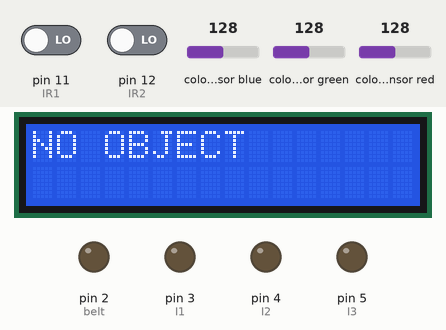
The sketch below on a simulated Arduino Uno, built with avr-gcc and run on an emulated ATmega328P. Shown: 16×2 character LCD, output pins drawn as LEDs (lit = HIGH). Wiring (inferred from the names in the program): TCS3200 colour sensor: output pin 6; S2 pin 8; S3 pin 7; S0 pin 10; S1 pin 9. Dashed ring = blinking. The test bench sets the inputs (shaded band); at power-on: colour sensor blue 128, colour sensor green 128, pin 11 (IR1) LOW, pin 12 (IR2) LOW, colour sensor red 128. Pins used as bus, display or sensor lines are not drawn; what the sketch prints to the serial monitor is not drawn.

Above: at 2.2 s.
2.3 s: colour sensor blue set to 98
3.8 s: colour sensor blue set to 90
At 4.8 s:
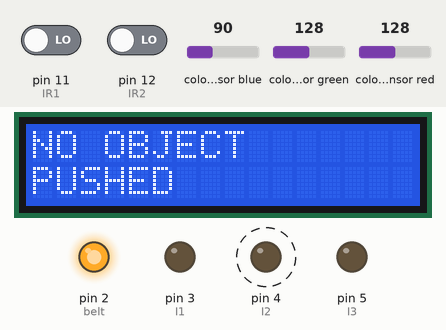
At 5.3 s:
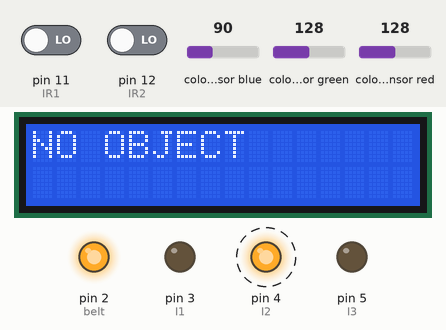
6.8 s: colour sensor green set to 102
9.8 s: colour sensor green set to 96
At 11.8 s:
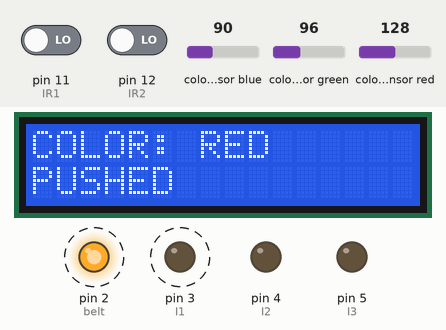
Timing chart, 0 to 13.8 s (numbered marks = the images above; inputs shaded):
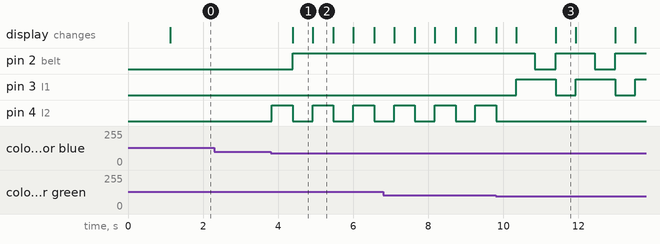

The sketch:

color_detection.ino
```cpp
#include <Wire.h>
#include <LiquidCrystal_I2C.h>

LiquidCrystal_I2C lcd(0x27, 16, 2);

#define IR3 13
#define IR2 12
#define IR1 11
#define S0 10
#define S1 9
#define S2 8
#define S3 7
#define sensorOut 6
#define I3 5
#define I2 4
#define I1 3
#define belt 2

int irr1 = 0;
int irr2 = 0;
int irr3 = 0;

int order[100];
int front = -1;
int back = 0;

int redMin = 19, redMax = 141;
int greenMin = 17, greenMax = 210;
int blueMin = 18, blueMax = 171;

int redPW = 0, greenPW = 0, bluePW = 0;
int redValue, greenValue, blueValue;

void setup() {
  // initialize I2C LCD
  lcd.init();        // initialize the lcd
  lcd.backlight();   // turn on backlight (if supported)
  lcd.print("Color Sensor");
  lcd.setCursor(0, 1);
  lcd.print("Initializing...");
  delay(1000);
  lcd.clear();
  Serial.begin(9600);

  pinMode(IR3, INPUT);
  pinMode(IR2, INPUT);
  pinMode(IR1, INPUT);
  pinMode(S0, OUTPUT);
  pinMode(S1, OUTPUT);
  pinMode(S2, OUTPUT);
  pinMode(S3, OUTPUT);
  pinMode(sensorOut, INPUT);
  pinMode(I3, OUTPUT);
  pinMode(I2, OUTPUT);
  pinMode(I1, OUTPUT);
  pinMode(belt, OUTPUT);

  digitalWrite(S0, HIGH);
  digitalWrite(S1, LOW);
  digitalWrite(I3, LOW);
  digitalWrite(I2, LOW);
  digitalWrite(I1, LOW);
  digitalWrite(belt, LOW);

  for (int i = 0; i < 15; i++) {
    Serial.println();
  }

  order[back] = -1;
}

void loop() {
  // read color sensor
  redPW = getRedPW();
  greenPW = getGreenPW();
  bluePW = getBluePW();

  redValue = map(redPW, redMin, redMax, 255, 0);
  greenValue = map(greenPW, greenMin, greenMax, 255, 0);
  blueValue = map(bluePW, blueMin, blueMax, 255, 0);

  redValue = constrain(redValue, 0, 255);
  greenValue = constrain(greenValue, 0, 255);
  blueValue = constrain(blueValue, 0, 255);

  if (Serial.available()) {
    char cmd = Serial.read();

    if(cmd == 'r') {
      Serial.println(digitalRead(3));
      Serial.println(digitalRead(4));
      Serial.println(digitalRead(5));
      Serial.println(digitalRead(11));
      Serial.println(digitalRead(12));
      Serial.println(digitalRead(13));
      Serial.println(redValue);
      Serial.println(greenValue);
      Serial.println(blueValue);
    }
  }

  if(back - front == 1) {
    lcd.setCursor(0, 0);
    lcd.print("NO OBJECT       ");
    lcd.setCursor(0, 1);
    lcd.print("                ");
  }
  else {
    switch (order[front+1]) {
      case 0:
        lcd.setCursor(0, 0);
        lcd.print("COLOR: RED      ");
        lcd.setCursor(0, 1);
        lcd.print("COUNT: ");
        lcd.print(irr1);
        if(irr2 < 10) lcd.print("        ");
        else if(irr2 > 9 && irr2 < 99) lcd.print("        ");
        break;
      case 1:
        lcd.setCursor(0, 0);
        lcd.print("COLOR: GREEN    ");
        lcd.setCursor(0, 1);
        lcd.print("COUNT: ");
        lcd.print(irr2);
        if(irr2 < 10) lcd.print("        ");
        else if(irr2 > 9 && irr2 < 99) lcd.print("        ");
        break;
      case 2:
        lcd.setCursor(0, 0);
        lcd.print("COLOR: BLUE      ");
        lcd.setCursor(0, 1);
        lcd.print("COUNT: ");
        lcd.print(irr3);
        if(irr3 < 10) lcd.print("        ");
        else if(irr3 > 9 && irr3 < 99) lcd.print("        ");
        break;
      default:
        lcd.print("UNKNOWN ");
        break;
    }
  }

  getColorName(redValue, greenValue, blueValue);

  if (!irr1 && !irr2 && !irr3) {
    digitalWrite(belt, LOW);
  }
  else if (irr1 && order[front + 1] == 0) {
    if (digitalRead(IR1)) digitalWrite(belt, LOW);
    else {
      delay(20);
      irr1--;
      front++;
      lcd.setCursor(0, 0);
      lcd.print("COLOR: ");
      lcd.print("RED         ");
      lcd.setCursor(0, 1);
      lcd.print("PUSHED          ");
      Serial.println("RED PUSHED");
      Serial.println("BELT QUEUE = ");
      Serial.print("[");
      for (int i = front + 1; i < back; i++) {
        Serial.print(order[i]);
        if (i != back - 1) Serial.print(",");
      }
      Serial.println("]");
      digitalWrite(belt, HIGH);
      digitalWrite(I1, LOW);
      delay(500);
      digitalWrite(I1, irr3);
    }
  }
  else if (irr2 && order[front + 1] == 1) {
    if (digitalRead(IR2)) digitalWrite(belt, LOW);
    else {
      delay(20);
      irr2--;
      front++;
      lcd.print("COLOR: ");
      lcd.print("GREEN       ");
      lcd.setCursor(0, 1);
      lcd.print("PUSHED          ");
      Serial.println("GREEN PUSHED");
      Serial.println("BELT QUEUE = ");
      Serial.print("[");
      for (int i = front + 1; i < back; i++) {
        Serial.print(order[i]);
        if (i != back - 1) Serial.print(",");
      }
      Serial.println("]");
      digitalWrite(belt, HIGH);
      digitalWrite(I2, LOW);
      delay(500);
      digitalWrite(I2, irr2);
    }
  }
  else if (irr3 && order[front + 1] == 2) {
    if (digitalRead(IR3)) digitalWrite(belt, LOW);
    else {
      delay(20);
      irr3--;
      front++;
      lcd.print("COLOR: ");
      lcd.print("BLUE        ");
      lcd.setCursor(0, 1);
      lcd.print("PUSHED          ");
      Serial.println("BLUE PUSHED");
      Serial.println("BELT QUEUE = ");
      Serial.print("[");
      for (int i = front + 1; i < back; i++) {
        Serial.print(order[i]);
        if (i != back - 1) Serial.print(",");
      }
      Serial.println("]");
      digitalWrite(belt, HIGH);
      digitalWrite(I3, LOW);
      delay(500);
      digitalWrite(I3, irr3);
    }
  }
}


int getRedPW() {
  digitalWrite(S2, LOW);
  digitalWrite(S3, LOW);
  return pulseIn(sensorOut, LOW);
}

int getGreenPW() {
  digitalWrite(S2, HIGH);
  digitalWrite(S3, HIGH);
  return pulseIn(sensorOut, LOW);
}

int getBluePW() {
  digitalWrite(S2, LOW);
  digitalWrite(S3, HIGH);
  return pulseIn(sensorOut, LOW);
}

String getColorName(int r, int g, int b) {
  if (r < 50 && g < 50 && b < 50) {
    return "BLACK";
  }
  else if (r > 200 && g > 200 && b > 200) {
    return "WHITE";
  }
  else if (r > g && r > b) {
    irr1++;
    order[back++] = 0;
    digitalWrite(I1, irr1);
    Serial.println("RED DETECTED");
    Serial.println("BELT QUEUE = ");
    Serial.print("[");
    for (int i = front + 1; i < back; i++) {
      Serial.print(order[i]);
      if (i != back - 1) Serial.print(",");
    }
    Serial.println("]");
    digitalWrite(belt, HIGH);
    delay(500);
    digitalWrite(belt, LOW);
    delay(500);
    return "RED";
  }
  else if (g > r && g > b) {
    irr2++;
    order[back++] = 1;
    digitalWrite(I2, irr2);
    Serial.println("GREEN DETECTED");
    Serial.println("BELT QUEUE = ");
    Serial.print("[");
    for (int i = front + 1; i < back; i++) {
      Serial.print(order[i]);
      if (i != back - 1) Serial.print(",");
    }
    Serial.println("]");
    delay(500);
    return "GREEN";
  }
  else if (b > r && b > g) {
    irr3++;
    order[back++] = 2;
    digitalWrite(I3, irr3);
    Serial.println("BLUE DETECTED");
    Serial.println("BELT QUEUE = ");
    Serial.print("[");
    for (int i = front + 1; i < back; i++) {
      Serial.print(order[i]);
      if (i != back - 1) Serial.print(",");
    }
    Serial.println("]");
    delay(500);
    return "BLUE";
  }
  else return "UNKNOWN";
}
```

Measured:
- the behaviour switches between 95 and 94 on colour sensor blue (found by bisection; images 0 and 1)
- the behaviour switches between 100 and 99 on colour sensor green (found by bisection; images 2 and 3)
- after the input at 2.3 s, every drawn part: stays the same
- after the input at 3.8 s, pin 2 (belt): LOW → HIGH after 0.59 s; pin 4 (I2): alternates HIGH for 0.55 s and LOW for 0.53 s, starting at once; the display: changes after 0.59 s (image 1)
- after the input at 9.8 s, pin 2 (belt): alternates HIGH for 1.0 s and LOW for 0.55 s, starting after 1.0 s; pin 3 (I1): alternates HIGH for 1.1 s and LOW for 0.53 s, starting after 0.54 s; pin 4 (I2): goes on until 9.8 s, then stays LOW
- what the display in image 1 shows lasts 0.5 s, from 4.4 s to 4.9 s
- what the display in image 2 shows lasts 0.6 s, from 4.9 s to 5.5 s
